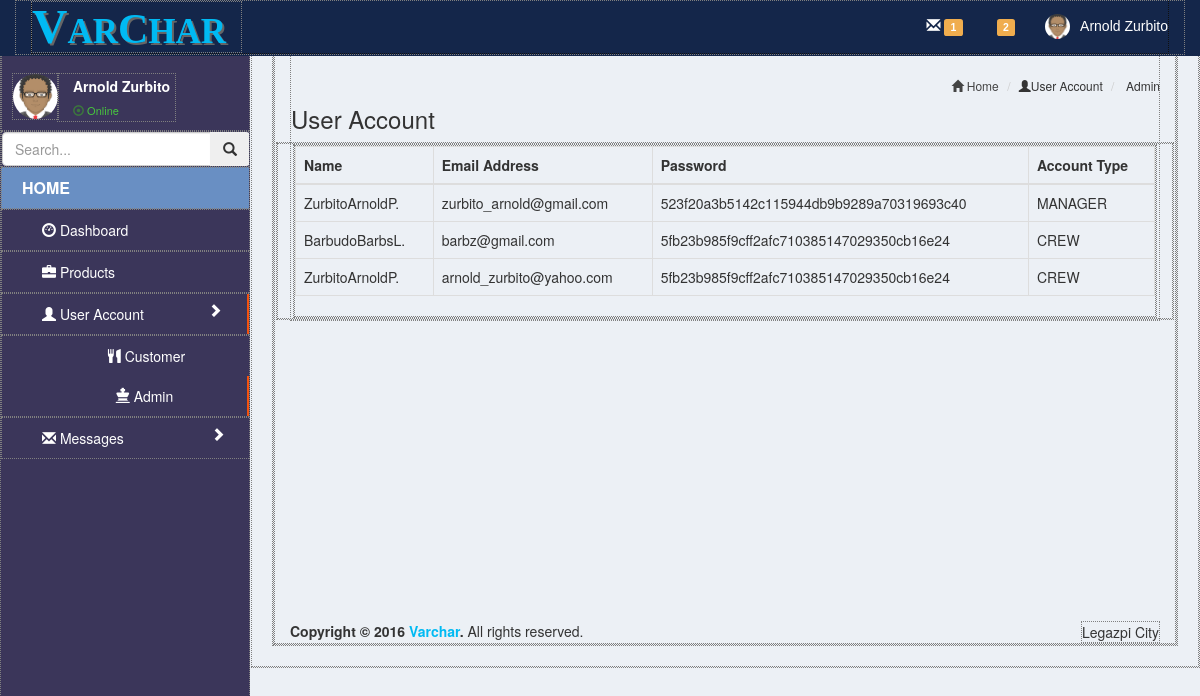
/admin/admin.php, run on the app's committed database.
### tables this page shows
CREATE TABLE IF NOT EXISTS `manager` (
  `manager_id` int(50) NOT NULL AUTO_INCREMENT,
  `Manager_Fname` varchar(500) NOT NULL,
  `Manager_Lname` varchar(500) NOT NULL,
  `Manager_Mname` varchar(500) NOT NULL,
  `User_ID` int(50) NOT NULL,
  PRIMARY KEY (`manager_id`),
  UNIQUE KEY `User_ID` (`User_ID`)
);

CREATE TABLE IF NOT EXISTS `user_account` (
  `User_ID` int(50) NOT NULL AUTO_INCREMENT,
  `Email` varchar(900) NOT NULL,
  `Password` varchar(900) NOT NULL,
  `Account_Type` varchar(500) NOT NULL,
  PRIMARY KEY (`User_ID`)
);

CREATE TABLE IF NOT EXISTS `crew` (
  `crew_id` int(50) NOT NULL AUTO_INCREMENT,
  `Crew_Lname` varchar(500) NOT NULL,
  `Crew_Mname` varchar(500) NOT NULL,
  `Crew_Fname` varchar(500) NOT NULL,
  `User_ID` int(50) NOT NULL,
  PRIMARY KEY (`crew_id`),
  KEY `User_ID` (`User_ID`)
);

### admin/admin.php (the view, shortened to what this page needs)
<!DOCTYPE html>
<html lang="en">
<head>
    <link href="../bootstrap/css/bootstrap.css" rel="stylesheet">
    <link href="../css/style.css" rel="stylesheet">
</head>
<body>
 <div id="wrapper">
   <header>
        <nav class="navbar navbar-fixed-top navbar-inverse" >
          <div class="container">
            <div class="navbar-header">
        <a href="" class="navbar-brand"><span class="vtext">V</span ><span class="archartext">AR<span  class="ctext">C</span>HAR</span></a>
            </div>
            <div class="collapse navbar-collapse" id="navbar-collapse">
               <ul class="nav navbar-nav navbar-right">
                  <li class="dropdown messages-menu">
                        <a href="#" class="dropdown-toggle" data-toggle="dropdown">
                            <i class="glyphicon glyphicon-envelope icon-animated-vertical"></i>
                            <span class="label label-warning notification-number">1</span>
                        </a>
                  </li>
                    <li class="dropdown notifications-menu">
                      <a href="#" class="dropdown-toggle" data-toggle="dropdown">
                        <span class="label label-warning">2</span>
                      </a>
                    </li>
                  <li class="dropdown user user-menu">
                    <a href="#" class="dropdown-toggle" data-toggle="dropdown">
                    <img src="../img/admin.png" class="img-circle user-image" alt="User Image"> <span class="hidden-xs"> Arnold Zurbito</span></a>
                  </li>
               </ul>
            </div>
          </div>
        </nav>
  </header>
        <div id="sidebar-wrapper">
            <ul class="sidebar-nav treeview-menu">
                  <div class="user-panel">
                      <div class="pull-left image">
                         <img src="../img/admin.png" class="img-circle" alt="User Image">
                      </div>
                      <div class="pull-left info">
                         <p>Arnold Zurbito</p>
                         <a href="#"><i class="glyphicon glyphicon-record text-success"></i> Online</a>
                      </div>
                  </div>
                    <form action="#" method="get" class="sidebar-form">
                      <div class="input-group">
                        <input type="text" name="q" class="form-control" placeholder="Search...">
                        <span class="input-group-btn">
                        <button type="submit" name="search" id="search-btn" class="btn btn-flat"><i class="glyphicon glyphicon-search"></i></button>
                        </span>
                      </div>
                    </form>
                <li class="hom text-left">
                    <div href="#" class="hom">
                        HOME
                    </div>
                </li>
                <li>
                  <div>
                      <a  href="dashboard.php"><i class="  glyphicon glyphicon-dashboard"></i> Dashboard</a>
                 </div>
                </li>
                <li>
                  <div >
                      <a href="product.php"><i class="glyphicon glyphicon-briefcase"></i>  Products</a>
                 </div>
                </li>
                <li>
                     <div class="panel-headi">
                            <a  class="accordion-toggle text-left activate" data-toggle="collapse" data-parent="#accordion" href="#account"><i class="glyphicon glyphicon-user"></i> User Account  <i class="glyphicon glyphicon-chevron-right icon-arrow-right "> </i>
                            </a>
                     </div>
                  <ul >
                    <div id="account" class="panel-collapse collapse in text-center">
                      <li> <a href="customer.php"><i class=" glyphicon glyphicon-cutlery"></i>  Customer</a> </li>
                      <li class="activate"><a href="admin.php"> <i class=" glyphicon glyphicon-king"></i> Admin</a> </li>
                    </div>
                  </ul>
                </li>
                <li>
                      <div class="panel-headi">
                            <a  class="accordion-toggle" data-toggle="collapse" data-parent="#accordion" href="#message" ><i class="glyphicon glyphicon-envelope"></i>  Messages <i class="glyphicon glyphicon-chevron-right icon-arrow-right"> </i>
                            </a>
                      </div>
                </li>
            </ul>
        </div>
        <div id="page-content-wrapper">
            <div class="container-fluid">
                <div class="row">
                    <div class="col-lg-12">
                      <div class="database">
              <section class="content-header">
                <h3>
                User Account
                </h3>
                <ol class="breadcrumb">
                  <li><a href=""><i class="glyphicon glyphicon-home"></i> Home</a></li>
                  <li><i class="glyphicon glyphicon-user"></i>User Account</li>
                  <li> Admin </li>
                </ol>
              </section>
              <section class="content">
                  <div class="row">
                      <div class="col-xs-12">
                          <div class="box">
                              <div class="box-body">
                                  <table id="admin" class="table table-bordered table-hover">
                                  <thead>
                                  <tr>
                                  <th>Name</th>
                                  <th>Email Address</th>
                                  <th>Password</th>
                                  <th>Account Type</th>
                                  </tr>
                                  </thead>
                                      <tbody>
                                          <?php
                                              include('../php/connection.php');
                                              $res = $conn->query("SELECT manager.manager_Lname,manager_Fname,manager_Mname,
                                                                            user_account.Email,Password,Account_Type from manager INNER JOIN
                                                                            user_account ON manager.User_ID=user_account.User_ID");
                                            while($row = $res->fetch_assoc()){
                                              $dot='.';
                                              ?>
                                                  <tr>
                                                      <td><?php echo $row['manager_Lname'],$row['manager_Fname'],$row['manager_Mname'],$dot; ?></td>
                                                      <td><?php echo $row['Email']; ?></td>
                                                      <td><?php echo sha1($row['Password']); ?></td>
                                                      <td><?php echo $row['Account_Type']; ?></td>
                                                  </tr>
                                              <?php
                                            }
                                            ?>
                                         <?php
                                              include('../php/connection.php');
                                              $res = $conn->query("SELECT crew.crew_Lname,crew_Fname,crew_Mname,
                                                                            user_account.Email,Password,Account_Type from crew INNER JOIN
                                                                            user_account ON crew.User_ID=user_account.User_ID");
                                            while($row = $res->fetch_assoc()){
                                              $dot='.';
                                              ?>
                                                  <tr>
                                                      <td><?php echo $row['crew_Lname'],$row['crew_Fname'],$row['crew_Mname'],$dot; ?></td>
                                                      <td><?php echo $row['Email']; ?></td>
                                                      <td><?php echo sha1($row['Password']); ?></td>
                                                      <td><?php echo $row['Account_Type']; ?></td>
                                                  </tr>
                                              <?php
                                            }
                                            ?>
                                      </tbody>
                                  </table>
                              </div>
                          </div>
                      </div>
                  </div>
              </section>
            </div>
            <footer class="main-footer">
                    <div class="pull-right hidden-xs">
                        Legazpi City
                    </div>
                     <strong>Copyright &copy; 2016 <a href="#">Varchar</a>.</strong> All rights reserved.
            </footer>
                     </div>
                    </div>
                </div>
            </div>
        </div>
</body>
</html>

### css/style.css (style rules this page uses)
div { border:dotted thin grey; }
.vtext { text-shadow:2px 2px #666666; font-size:140%; font-weight: bold; color: #00baf3; font-family: "Times New Roman", Georgia, serif; }
.ctext { text-shadow:2px 2px #666666; font-size:120%; font-weight: bold; color: #00baf3; font-family: "Times New Roman", Georgia, serif; }
.archartext { font-family: "Times New Roman", Georgia, serif; text-shadow:2px 2px #666666; font-size:100%; font-weight: bold; color: #00baf3; }
body { position: relative; padding-top: 30px; background-color: #ecf0f5; }
ul { list-style-type: none; padding: 0px; margin: 0px; }
.panel-headi [data-toggle="collapse"]:after { float: right; color: #F58723; font-size: 18px; line-height: 22px; }
.icon-arrow-right { float: right; margin-top: 8px; margin-right: 25px; }
a { text-decoration:none;color: #00baf3 }
.user-panel { position: relative; width: 100%; padding: 10px; overflow: hidden; padding-top: 40px; }
.user-panel > .image > img { width: 100%; max-width: 45px; height: auto; }
.user-panel > .info { padding: 5px 5px 5px 15px; line-height: 1; position: absolute; left: 55px; }
.user-panel > .info > p { font-weight: 600; margin-bottom: 9px; color:#FFFFFF; }
.user-panel > .info > a { text-decoration: none; padding-right: 5px; margin-top: 3px; font-size: 11px; color:#48C63E; }
.breadcrumb { float: right; background: transparent; margin-top: 0; margin-bottom: 0; font-size: 12px; padding: 7px 5px; position: absolute; top: 15px; right: 10px; border-radius: 2px; }
.breadcrumb > li > a { color: #444; text-decoration: none; display: inline-block; }
.database { padding-top: 30px; }
.notification-number { width: 280px; padding-bottom:0 0 0 0; margin-top: 5px; top: 100%; }
.user-image { float: left; width: 25px; height: 25px; border-radius: 50%; margin-right: 10px; margin-top: -2px; }
#wrapper { padding-left: 0; -webkit-transition: all 0.5s ease; -moz-transition: all 0.5s ease; -o-transition: all 0.5s ease; transition: all 0.5s ease; }
#sidebar-wrapper { z-index: 1000; position: fixed; left: 250px; width: 0; height: 100%; margin-left: -250px; overflow-y: auto; background: #3b365a; -webkit-transition: all 0.5s ease; -moz-transition: all 0.5s ease; -o-transition: all 0.5s ease; transition: all 0.5s ease; }
#page-content-wrapper { width: 100%; position: absolute; }
.sidebar-nav { position: absolute; top: 0; width: 250px; margin: 0; padding: 0; background-color: #3b365a; list-style: none; }
.sidebar-nav li { text-indent: 20px; line-height: 40px; }
.hom { background-color: #698fc3;color:#fff; font-weight: bold; font-size:16px; }
.sidebar-nav li a { display: block; text-decoration: none; color: #fff; }
.sidebar-nav li ul li { display: block; text-decoration: none; color: #EDE7E7; }
.activate { text-decoration: none; border-right: 3px solid #f4520e; }
@media (min-width:768px) { #wrapper { padding-left: 250px; } }
@media (min-width:768px) { #sidebar-wrapper { width: 250px; } }
@media (min-width:768px) { #page-content-wrapper { padding: 20px; position: relative; } }
.main-footer { bottom: 0; padding-top: 300px; }
.navbar-nav > .user-menu .user-image { float: left; width: 25px; height: 25px; border-radius: 50%; margin-right: 10px; margin-top: -2px; }

### data on the page
manager: Manager_Lname "Zurbito", Manager_Fname "Arnold", Manager_Mname "P", dot ".", User_ID.Email "zurbito_arnold@gmail.com", User_ID.Password "523f20a3b5142c115944db9b9289a70319693c40", User_ID.Account_Type "MANAGER"
crew: Crew_Lname "Barbudo", Crew_Fname "Barbs", Crew_Mname "L", dot ".", User_ID.Email "barbz@gmail.com", User_ID.Password "5fb23b985f9cff2afc710385147029350cb16e24", User_ID.Account_Type "CREW"
crew: Crew_Lname "Zurbito", Crew_Fname "Arnold", Crew_Mname "P", dot ".", User_ID.Email "arnold_zurbito@yahoo.com", User_ID.Password "5fb23b985f9cff2afc710385147029350cb16e24", User_ID.Account_Type "CREW"
